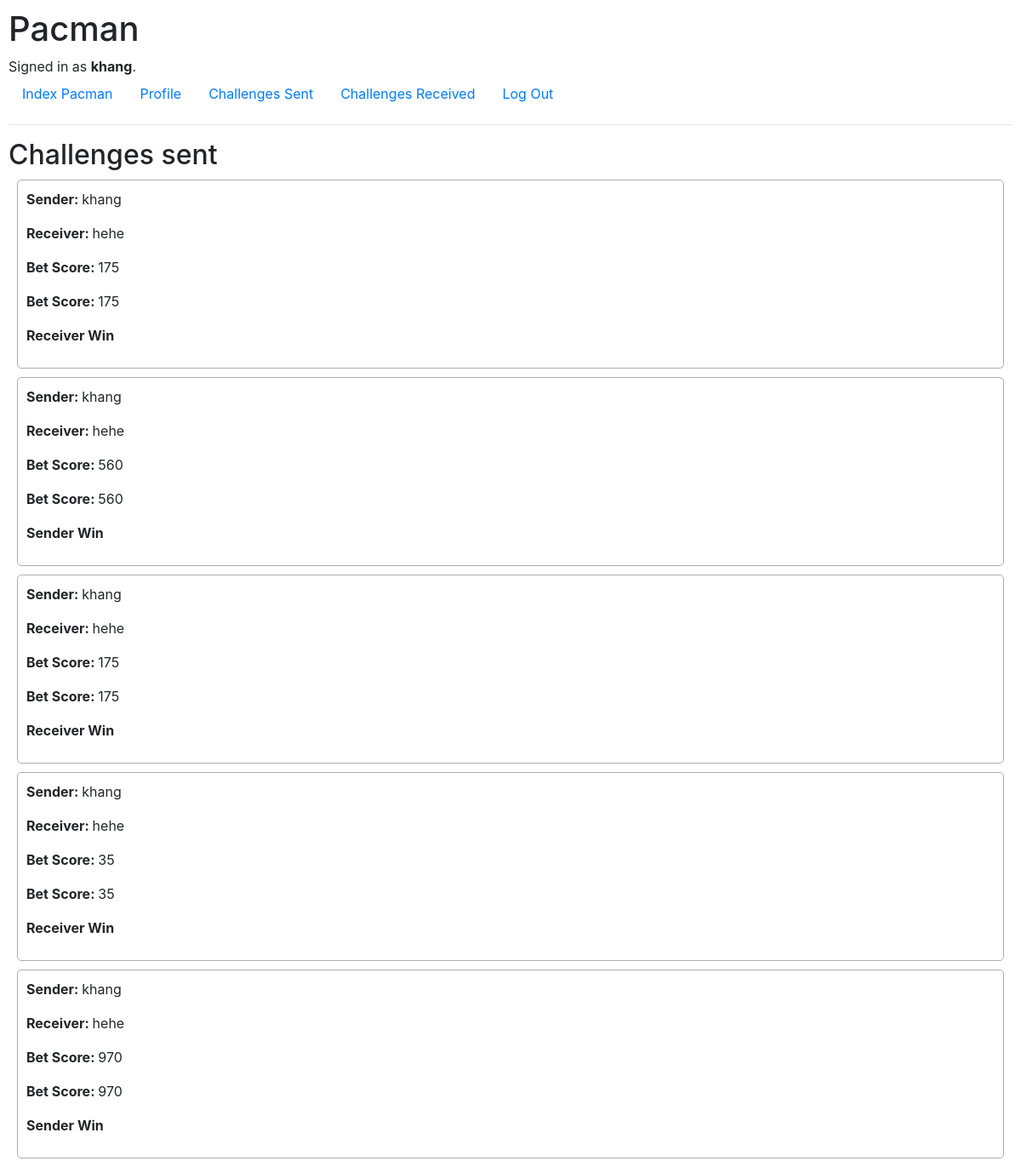
Screenshot of /challenges/sent (signed in) with the database file from the repository.
### pacman/models.py (models this page shows)
class User(AbstractUser):
    score = models.IntegerField(default = 0)
    challenge_sent = models.IntegerField(default = 0)
    challenge_win = models.IntegerField(default = 0)

class Challenges(models.Model):
    sender = models.ForeignKey("User", on_delete = models.CASCADE, related_name = "challenge_sender")
    receiver = models.ForeignKey("User", on_delete = models.CASCADE, related_name = "challenge_receiver")
    timestamp = models.DateTimeField(auto_now_add = True)
    bet_score = models.IntegerField()
    sender_win = models.BooleanField()
    finalized = models.BooleanField()

### pacman/views.py (the view)
# urls.py: path("challenges/<str:mode>", views.get_challenge, name="getChallenge"),
@login_required
def get_challenge(request, mode):
    challenges = None
    if mode == "sent":
        challenges = Challenges.objects.filter(sender = request.user).order_by("-timestamp").all()
    elif mode == "received":
        challenges = Challenges.objects.filter(receiver = request.user).order_by("-timestamp").all()
    print(challenges)
    return render(request, "pacman/challenge.html", {
        "mode": mode,
        "challenges": challenges
    })

### pacman/templates/pacman/challenge.html
{% extends "pacman/layout.html" %}
{% load static %}
{% block body %}
    <h2> Challenges {{mode}} </h2>
    {% for challenge in challenges %}
        <div class="challengeDiv">
            <p> <strong> Sender: </strong> {{challenge.sender.username}} </p>
            <p> <strong> Receiver: </strong> {{challenge.receiver.username}} </p>
            {% if mode == "sent" %}
                <p> <strong> Bet Score: </strong> {{challenge.bet_score}} </p>
            {% endif %}
            {% if not challenge.finalized %}
                {% if mode == "received" %}
                    <a href="/?accept=true&id={{challenge.id}}">
                        <button id="acceptButton" class="btn btn-primary">
                            Accept
                        </button>
                    </a>
                {% else %}
                    <p> <strong> Not attempted </strong></p>
                {% endif %}
            {% else %}
                <p> <strong> Bet Score: </strong> {{challenge.bet_score}} </p>
                {% if challenge.sender_win %}
                    <p> <strong> Sender Win </strong> </p>
                {% else %}
                    <p> <strong> Receiver Win </strong> </p>
                {% endif %}
            {% endif %}
        </div>
    {% endfor %}
{% endblock %}

### pacman/templates/pacman/layout.html (shortened to what this page needs)
{% load static %}
<!DOCTYPE html>
<html lang="en">
    <head>
        <link rel="stylesheet" href="https://stackpath.bootstrapcdn.com/bootstrap/4.4.1/css/bootstrap.min.css">
        <link href="{% static 'pacman/styles.css' %}" rel="stylesheet">
    </head>
    <body>
        <h1> Pacman </h1>
        <div>
            {% if user.is_authenticated %}
                Signed in as <strong>{{ user.username }}</strong>.
            {% else %}
                Not signed in.
            {% endif %}
        </div>
        <ul class="nav">
            <li class="nav-item">
                <a class="nav-link" href="{% url 'index' %}"> Index Pacman </a>
            </li>
            {% if user.is_authenticated %}
                <li class="nav-item">
                    <a class="nav-link" href="/profile"> Profile </a>
                </li>
                <li class="nav-item">
                    <a class="nav-link" href="/challenges/sent"> Challenges Sent </a>
                </li>
                <li class="nav-item">
                    <a class="nav-link" href="/challenges/received"> Challenges Received </a>
                </li>
                <li class="nav-item">
                    <a class="nav-link" href="{% url 'logout' %}">Log Out</a>
                </li>
            {% endif %}
        </ul>
        <hr>
        {% block body %}
        {% endblock %}
    </body>
</html>

### pacman/static/pacman/styles.css (style rules this page uses)
body { margin: 10px; }
.challengeDiv { margin: 10px; padding: 10px; border: solid 1px rgb(176, 171, 171); border-radius: 5px; }

### rows the page displays
User: username "khang"
Challenges: sender.username "khang", receiver.username "hehe", bet_score "175", sender_win "Receiver Win"
Challenges: sender.username "khang", receiver.username "hehe", bet_score "560", sender_win "Sender Win"
Challenges: sender.username "khang", receiver.username "hehe", bet_score "175", sender_win "Receiver Win"
Challenges: sender.username "khang", receiver.username "hehe", bet_score "35", sender_win "Receiver Win"
Challenges: sender.username "khang", receiver.username "hehe", bet_score "970", sender_win "Sender Win"

### other values shown
{{ mode }} "sent"
